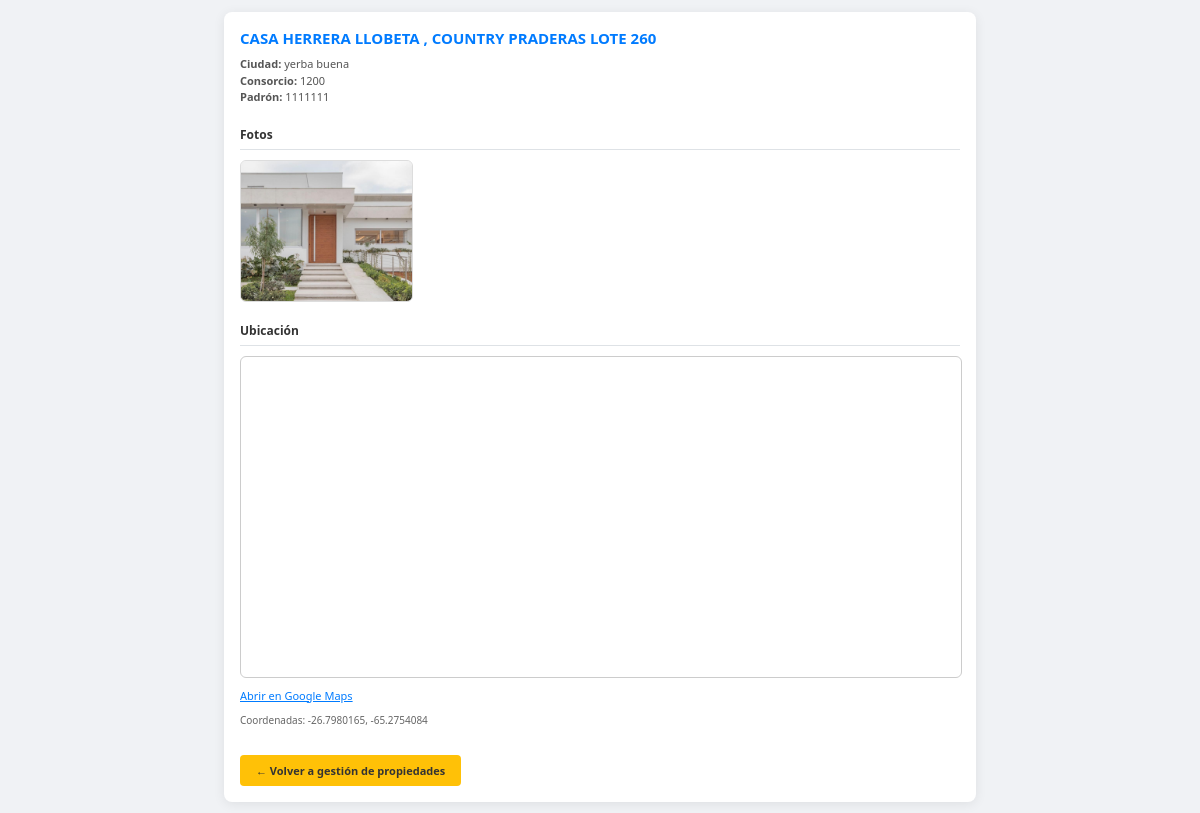
The app's page /ver_propiedad.php?id=84 (signed in) with its own data.
### tables this page shows
CREATE TABLE `propiedades` (
  `propiedad_id` int(11) NOT NULL AUTO_INCREMENT,
  `acceso_creador_id` int(11) DEFAULT NULL COMMENT 'NULL=principal',
  `propiedad` varchar(255) NOT NULL,
  `ciudad` varchar(100) DEFAULT NULL,
  `padron` varchar(120) NOT NULL,
  `detalle` text NOT NULL,
  `consorcio` varchar(5) NOT NULL,
  `porcentaje` decimal(6,3) DEFAULT NULL,
  `propietario_id` int(11) NOT NULL,
  `alquiler` int(11) DEFAULT NULL,
  `mapa_lat` decimal(10,7) DEFAULT NULL,
  `mapa_lng` decimal(10,7) DEFAULT NULL,
  `mapa_enlace` varchar(768) DEFAULT NULL,
  `fotos_json` text DEFAULT NULL,
  `superficie` varchar(64) DEFAULT NULL,
  PRIMARY KEY (`propiedad_id`),
  UNIQUE KEY `padron` (`padron`),
  KEY `fk_propietario` (`propietario_id`),
  KEY `idx_prop_acceso_creador` (`acceso_creador_id`),
  CONSTRAINT `fk_propietario` FOREIGN KEY (`propietario_id`) REFERENCES `usuarios` (`id`)
);

### helpers_tenant_inmobiliaria.php (called while the page is built, shortened)
<?php
if (!function_exists('tenant_inmob_es_sofia')) {
    function tenant_inmob_asegurar_esquema($conexion): void
    {
        static $done = false;
        if ($done) {
            return;
        }
        tenant_inmob_reparar_acceso_creador_huerfanos($conexion);
    }
    function tenant_inmob_reparar_acceso_creador_huerfanos($conexion): void
    {
        $sid = tenant_inmob_id_acceso_sofia_efectivo($conexion);
    }
    function tenant_inmob_id_acceso_sofia_bd($conexion): int
    {
        static $id = null;
        if ($id !== null) {
            return $id;
        }
        $r = mysqli_query($conexion, "SELECT id FROM accesos WHERE LOWER(TRIM(usuario)) = 'sofia' LIMIT 1");
        if ($r && $row = mysqli_fetch_assoc($r)) {
            $id = (int) $row['id'];
        } else {
            $id = 0;
        }
        return $id;
    }
    function tenant_inmob_id_acceso_sofia_efectivo($conexion): int
    {
        $sid = tenant_inmob_id_acceso_sofia_bd($conexion);
        return $sid > 0 ? $sid : 0;
    }
}

### includes_propiedad_fotos_mapa.php (called while the page is built, shortened)
<?php
function propiedades_url_publica($rel) {
    $rel = str_replace(['..', '\\'], '', (string) $rel);
    $rel = ltrim($rel, '/');
    $script = $_SERVER['SCRIPT_NAME'] ?? '';
    $base = dirname(str_replace('\\', '/', (string) $script));
    if ($base === '/' || $base === '' || $base === '.') {
        return '/' . $rel;
    }
    return rtrim($base, '/') . '/' . $rel;
}
function propiedades_leer_mapa_disco($propiedad_id) {
    $propiedad_id = (int) $propiedad_id;
    $f = HHH_ROOT . '/uploads/propiedades/' . $propiedad_id . '/mapa.json';
    if (!is_readable($f)) {
        return null;
    }
    $j = json_decode((string) @file_get_contents($f), true);
    return is_array($j) ? $j : null;
}
function propiedades_zoom_desde_enlace_maps($url) {
    if ($url === null || $url === '') {
        return null;
    }
    return null;
}
function propiedades_mapa_bbox_delta_desde_zoom($zoom) {
    $zoom = (int) $zoom;
    $dl = 0.012 * pow(2, 15 - $zoom);
    return max(0.0006, min(0.5, $dl));
}
function propiedades_mapa_zoom_efectivo($enlace, $diskMap) {
    $z = propiedades_zoom_desde_enlace_maps($enlace ?? '');
    return 15;
}
function propiedades_listar_fotos_disco($propiedad_id) {
    $propiedad_id = (int) $propiedad_id;
    $dir = HHH_ROOT . '/uploads/propiedades/' . $propiedad_id;
    $ext = ['jpg', 'jpeg', 'png', 'gif', 'webp'];
    $out = [];
    foreach (scandir($dir) as $fn) {
        if ($fn === '.' || $fn === '..' || $fn === 'mapa.json') {
            continue;
        }
        $low = strtolower(pathinfo($fn, PATHINFO_EXTENSION));
        $out[] = 'uploads/propiedades/' . $propiedad_id . '/' . $fn;
    }
    sort($out);
    return $out;
}
function propiedades_fotos_unificadas($propiedad_id, $fotos_json) {
    $desde_db = propiedades_fotos_desde_json($fotos_json);
    $desde_disco = propiedades_listar_fotos_disco($propiedad_id);
    $merged = [];
    foreach (array_merge($desde_db, $desde_disco) as $p) {
        $p = str_replace(['..', '\\'], '', (string) $p);
        $merged[] = $p;
    }
    return $merged;
}
function propiedades_fotos_desde_json($json) {
    if ($json === null || $json === '') {
        return [];
    }
    $a = json_decode($json, true);
    return is_array($a) ? $a : [];
}

### ver_propiedad.php (the view, shortened to what this page needs)
<?php
include 'verificar_sesion.php';
require_once __DIR__ . '/includes_propiedad_fotos_mapa.php';
$id = (int)($_GET['id'] ?? 0);
$res = mysqli_query($conexion, "SELECT * FROM propiedades WHERE propiedad_id = " . $id . " LIMIT 1");
$prop = $res ? mysqli_fetch_assoc($res) : null;
require_once __DIR__ . '/helpers_tenant_inmobiliaria.php';
tenant_inmob_asegurar_esquema($conexion);
$fotos = propiedades_fotos_unificadas($id, $prop['fotos_json'] ?? null);
$lat = isset($prop['mapa_lat']) && $prop['mapa_lat'] !== null && $prop['mapa_lat'] !== '' ? (float)$prop['mapa_lat'] : null;
$lng = isset($prop['mapa_lng']) && $prop['mapa_lng'] !== null && $prop['mapa_lng'] !== '' ? (float)$prop['mapa_lng'] : null;
$diskMap = propiedades_leer_mapa_disco($id);
$tieneMapa = ($lat !== null && $lng !== null);
if ($tieneMapa) {
    $zoomMapa = propiedades_mapa_zoom_efectivo($prop['mapa_enlace'] ?? '', $diskMap);
    $dl = propiedades_mapa_bbox_delta_desde_zoom($zoomMapa);
    $bbox = ($lng - $dl) . '%2C' . ($lat - $dl) . '%2C' . ($lng + $dl) . '%2C' . ($lat + $dl);
    $osm_embed = 'https://www.openstreetmap.org/export/embed.html?bbox=' . $bbox . '&layer=mapnik&marker=' . rawurlencode($lat . ',' . $lng);
    $gmaps_link = 'https://www.google.com/maps?q=' . rawurlencode($lat . ',' . $lng);
}
?>
<!DOCTYPE html>
<html lang="es">
<head>
</head>
<body>
<div class="card">
    <h1><?= htmlspecialchars($prop['propiedad'] ?? '') ?></h1>
    <div class="meta">
        <?php if (!empty($prop['ciudad'])): ?><div><strong>Ciudad:</strong> <?= htmlspecialchars($prop['ciudad']) ?></div><?php endif; ?>
        <?php if (!empty($prop['consorcio'])): ?><div><strong>Consorcio:</strong> <?= htmlspecialchars($prop['consorcio']) ?></div><?php endif; ?>
        <?php if (!empty($prop['padron'])): ?><div><strong>Padrón:</strong> <?= htmlspecialchars($prop['padron']) ?></div><?php endif; ?>
    </div>
    <h2 id="fotos">Fotos</h2>
    <?php if (count($fotos) === 0): ?>
        <p class="sin-dato">No hay fotos cargadas para esta propiedad.</p>
    <?php else: ?>
        <div class="galeria">
            <?php foreach ($fotos as $rel):
                $rel = str_replace(['..', '\\'], '', $rel);
                $url = propiedades_url_publica($rel);
                $src = htmlspecialchars($url, ENT_QUOTES, 'UTF-8');
            ?>
            <button type="button" class="galeria-thumb" data-src="<?= $src ?>" title="Ver foto">
                <img src="<?= $src ?>" alt="Foto propiedad">
            </button>
            <?php endforeach; ?>
        </div>
    <?php endif; ?>
    <h2 id="mapa">Ubicación</h2>
    <?php if (!$tieneMapa): ?>
        <p class="sin-dato">No hay coordenadas guardadas. Edite la propiedad y cargue ubicación desde Google Maps o latitud/longitud.</p>
        <?php if (!empty($prop['mapa_enlace'])): ?>
            <p class="links-mapa"><a href="<?= htmlspecialchars($prop['mapa_enlace'], ENT_QUOTES, 'UTF-8') ?>" target="_blank" rel="noopener">Abrir enlace guardado</a></p>
        <?php endif; ?>
    <?php else: ?>
        <div class="mapa-wrap">
            <iframe title="Mapa" loading="lazy" src="<?= htmlspecialchars($osm_embed, ENT_QUOTES, 'UTF-8') ?>"></iframe>
        </div>
        <div class="links-mapa">
            <a href="<?= htmlspecialchars($gmaps_link, ENT_QUOTES, 'UTF-8') ?>" target="_blank" rel="noopener">Abrir en Google Maps</a>
        </div>
        <p style="font-size:10px; color:#666;">Coordenadas: <?= htmlspecialchars((string)$lat) ?>, <?= htmlspecialchars((string)$lng) ?></p>
    <?php endif; ?>
    <a href="propiedades.php" class="volver">← Volver a gestión de propiedades</a>
</div>
</body>
</html>

### ver_propiedad.php (style rules this page uses)
body { font-family: 'Segoe UI', sans-serif; background: #f0f2f5; margin: 0; padding: 12px; }
.card { background: white; max-width: 720px; margin: 0 auto; padding: 16px; border-radius: 8px; box-shadow: 0 2px 12px rgba(0,0,0,0.08); }
h1 { font-size: 15px; color: #007bff; margin: 0 0 8px; text-transform: uppercase; }
.meta { font-size: 11px; color: #555; margin-bottom: 16px; line-height: 1.5; }
h2 { font-size: 12px; color: #333; border-bottom: 1px solid #dee2e6; padding-bottom: 6px; margin: 20px 0 10px; }
.galeria { display: grid; grid-template-columns: repeat(auto-fill, minmax(160px, 1fr)); gap: 10px; }
.galeria-thumb { display: block; width: 100%; padding: 0; margin: 0; border: 1px solid #ddd; border-radius: 6px; overflow: hidden; cursor: pointer; background: #f5f5f5; -webkit-tap-highlight-color: transparent; }
.galeria-thumb img { width: 100%; height: 140px; object-fit: cover; display: block; pointer-events: none; }
.mapa-wrap { width: 100%; height: 320px; border: 1px solid #ccc; border-radius: 6px; overflow: hidden; }
.mapa-wrap iframe { width: 100%; height: 100%; border: 0; }
.links-mapa { margin-top: 10px; font-size: 11px; }
.links-mapa a { color: #007bff; margin-right: 12px; }
.volver { display: inline-block; margin-top: 18px; background: #ffc107; color: #333; padding: 8px 16px; border-radius: 4px; text-decoration: none; font-weight: bold; font-size: 11px; }

### records on screen
propiedades: propiedad "CASA HERRERA LLOBETA , COUNTRY PRADERAS LOTE 260", ciudad "yerba buena", consorcio "1200", padron "1111111", mapa_lat "-26.7980165", mapa_lng "-65.2754084"
